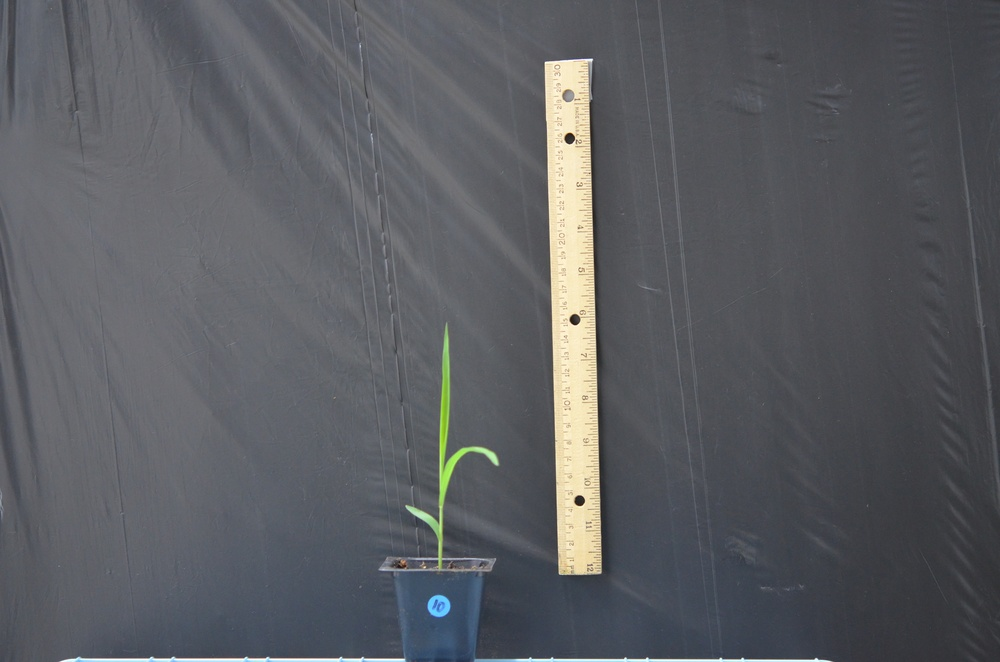
%> input picture PlantRootSegmentation/Plant/TestImages/Plant 2 T1 Day 1.JPG, 1000 x 662 px, shrunk from 4928 x 3264 before the run; its folder holds only this picture in this run
$ octave areaMain.m   (GNU Octave 9; MATLAB toolbox functions it lacks are replaced by stand-ins)
%> lines starting %> are read from the running program, lines starting %| are printed output that depends on the picture; in (x1, y1, x2, y2) boxes, pixels count from 0 and x2, y2 are one past the last pixel; in counts of white or black regions, pixels touching at a corner belong together; the program's own positions count from 1
### PlantRootSegmentation/Plant/colorAreaCalculator.m
%%% This function segments and quantifies leaf area. The code will
%%% extract an image from a file, segment the leaves, quantify the area,
%%% and return the area. The images here are extracted from a folder so
%%% there are extra inputs to accomadate for the directory

function areas = colorAreaCalculator(folderDir, thresholdFunction, show)
%> called with folderDir = '.\TestImages', show = true

%%% Allowing this many inputs gives a generic code that can be used for any
%%% group of any sample size.

%%% The threshold is an input function using ColorThresholding.

format long g;
format compact;
fontSize = 20;

if nargin<3
    show = false;
end

theFiles = dir(fullfile(folderDir, '*.jpg'));

areas = zeros(1,length(theFiles));
exportFolder = "Results";
saveFolder = fullfile(folderDir, exportFolder);
[~,currFolName,~] = fileparts(folderDir);

for i = 1:length(theFiles)

    % the image name
    imgName = theFiles(i).name;
    [~, imgNameNoExtension, ~] = fileparts(imgName);

    % the directory to the image
    img = fullfile(folderDir, imgName);
    img

    % read the image and store the pixel values (color) in the matrix rgbImage
    rgbImage = imread(img);
%> rgbImage is the input picture: size 662x1000x3 uint8; mean R, G, B 90.9, 92.8, 97.2

    % Threshold using created function
    % Convert RGB image to chosen color space
    mask = thresholdFunction(rgbImage);
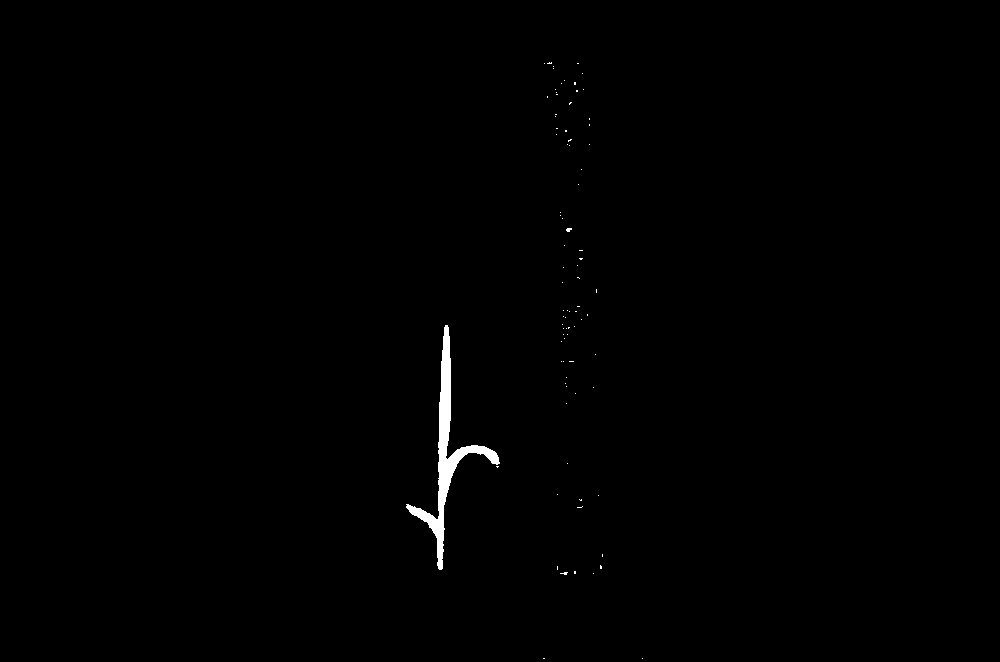
%> mask: size 662x1000 logical; 0.49% white; 84 white regions (83 under 20 px), largest, box (x1, y1, x2, y2) and area: (406, 325, 500, 570) 3039

    % Extract biggest blob.
    mask = bwareafilt(mask, 1);
%> mask: size 662x1000 logical; 0.46% white; 1 white region, box (x1, y1, x2, y2) and area: (406, 325, 500, 570) 3039

    % Fill holes.
    mask=imfill(mask,'holes');

    theFig = figure('visible', show);

    subplot(2,2,1);
    imshow(rgbImage);
    title('Original RGB Image', 'FontSize', fontSize, 'Interpreter', 'None');

    subplot(2,2,2);
    imshow(mask)
    title('Mask Image', 'FontSize', fontSize, 'Interpreter', 'None');
    % Mask the image using bsxfun() function
    maskedRgbImage = bsxfun(@times, rgbImage, cast(mask, 'like', rgbImage));
    % Display final masked image

    subplot(2,2,3);
    imshow(maskedRgbImage)
    title('Masked RGB Image'+ " " + nnz(mask)+ " "+"pixels", 'FontSize', fontSize, 'Interpreter', 'None');
    % Set up figure properties:

    % Enlarge figure to full screen.
    set(gcf, 'Units', 'Normalized', 'OuterPosition', [0 0 1 1]);
    % Get rid of tool bar and pulldown menus that are along top of figure.
    %set(gcf, 'Toolbar', 'none', 'Menu', 'none');

    titleName = imgNameNoExtension;
    % Give a name to the title bar.
    set(gcf, 'Name', titleName, 'NumberTitle', 'Off')

    % compute the number of pixels that are not zero
    areas(i)  = nnz(mask);   %calculate area

    imgNameSave = imgNameNoExtension + ".fig";

    if ~exist(saveFolder, 'dir')
       mkdir(saveFolder)
    end

    saveas(theFig, fullfile(saveFolder, imgNameSave));

end

    if isempty(theFiles) == 0
        theTable = table({theFiles.name}.', areas.', 'VariableNames', {'ImgName' 'Area in pixels'});
%> theTable = {Area in pixels 3039}
        writetable(theTable, fullfile(saveFolder, currFolName + ".txt"), "Delimiter", "\t") ;
    end

end

### PlantRootSegmentation/Plant/createMask.m
function [BW,maskedRGBImage] = createMask(RGB)
%createMask  Threshold RGB image using auto-generated code from colorThresholder app.
%  [BW,MASKEDRGBIMAGE] = createMask(RGB) thresholds image RGB using
%  auto-generated code from the colorThresholder app. The colorspace and
%  range for each channel of the colorspace were set within the app. The
%  segmentation mask is returned in BW, and a composite of the mask and
%  original RGB images is returned in maskedRGBImage.

% Auto-generated by colorThresholder app on 04-Mar-2020
%------------------------------------------------------


% Convert RGB image to chosen color space
I = rgb2hsv(RGB);

% Define thresholds for channel 1 based on histogram settings
channel1Min = 0.135;
channel1Max = 0.430;

% Define thresholds for channel 2 based on histogram settings
channel2Min = 0.109;
channel2Max = 1.000;

% Define thresholds for channel 3 based on histogram settings
channel3Min = 0.150;
channel3Max = 1.000;

% Create mask based on chosen histogram thresholds
sliderBW = (I(:,:,1) >= channel1Min ) & (I(:,:,1) <= channel1Max) & ...
    (I(:,:,2) >= channel2Min ) & (I(:,:,2) <= channel2Max) & ...
    (I(:,:,3) >= channel3Min ) & (I(:,:,3) <= channel3Max);
BW = sliderBW;

% Initialize output masked image based on input image.
maskedRGBImage = RGB;

% Set background pixels where BW is false to zero.
maskedRGBImage(repmat(~BW,[1 1 3])) = 0;

end

### PlantRootSegmentation/Plant/areaMain.m
clc;    % Clear the command window.
close all;  % Close all figures (except those of imtool.)
clear;  % Erase all existing variables. Or clearvars if you want.
workspace;  % Make sure the workspace panel is showing.

imagesDir = ".\TestImages";

areas = colorAreaCalculator(imagesDir,@createMask, true);
%> areas = 3039
